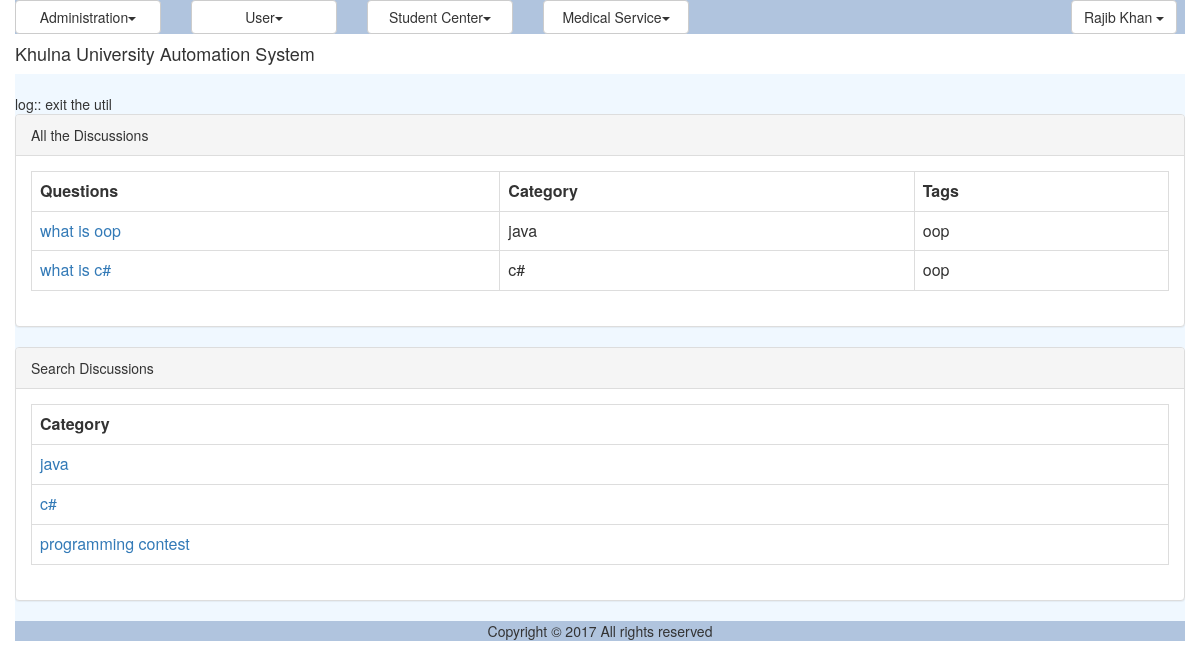
Screenshot of /discussion_list.php (signed in) with the database file from the repository.
### tables this page shows
CREATE TABLE `tbl_discussion` (
  `ID` varchar(40) NOT NULL,
  `Title` varchar(150) NOT NULL,
  `CategoryID` varchar(40) NOT NULL,
  `Description` varchar(300) NOT NULL,
  `Tag` varchar(200) NOT NULL,
  `CreationDate` datetime NOT NULL,
  `CreatorID` varchar(40) NOT NULL
);

CREATE TABLE `tbl_discussion_category` (
  `ID` varchar(40) NOT NULL,
  `Name` varchar(40) NOT NULL
);

### modules/forum/ui/blade/view.discussion.blade.php (called while the page is built, shortened)
<?php
include_once './util/class.util.php';
include_once '/../../bao/class.discussionbao.php';
include_once '/../../bao/class.discussionCategorybao.php';
$_DiscussionBAO = new DiscussionBAO();
$_DiscussionCategoryBAO = new DiscussionCategoryBAO();
?>

### modules/forum/bao/class.discussionbao.php (called while the page is built, shortened)
<?php
include_once './util/class.util.php';
include_once '/../dao/class.discussiondao.php';
Class DiscussionBAO{
	private $_DiscussionDAO;
	function DiscussionBAO(){
		$this->_DiscussionDAO = new DiscussionDAO();
	}
	public function getAllDiscussions(){
		$Result = $this->_DiscussionDAO->getAllDiscussions();
		return $Result;
	}
	public function getNameFromCatagoryID($Discussion){
		$Result = $this->_DiscussionDAO->getNameFromCatagoryID($Discussion);
		return $Result;
	}
}
?>

### modules/forum/dao/class.discussiondao.php (called while the page is built, shortened)
<?php
include_once './common/class.common.php';
include_once './common/class.common.forum.php';
include_once './util/class.util.php';
include_once 'class.discussionCategorydao.php';
Class DiscussionDAO{
	private $_DB;
	function DiscussionDAO(){
		$this->_DB = DBUtil::getInstance();
	}
	public function getAllDiscussions(){
		$DiscussionList = array();
		$this->_DB->doQuery("SELECT * FROM tbl_discussion");
		$rows = $this->_DB->getAllRows();
		for($i = 0; $i < sizeof($rows); $i++) {
			$row = $rows[$i];
			$this->_Discussion = new Discussion();
		    $this->_Discussion->setID ( $row['ID']);
		    $this->_Discussion->setName( $row['Title'] );
		    $this->_Discussion->setCategory( $row['CategoryID'] );
		    $this->_Discussion->setDescription( $row['Description'] );
		    $this->_Discussion->setTag( $row['Tag'] );
		    $this->_Discussion->setCreationDate( $row['CreationDate'] );
		    $this->_Discussion->setCreator( $row['CreatorID'] );
		    $DiscussionList[]=$this->_Discussion;
		}
		$Result = new Result();
		$Result->setIsSuccess(1);
		$Result->setResultObject($DiscussionList);
		return $Result;
	}
	public function getNameFromCatagoryID($CatagoryID){
		$SQL = "SELECT * FROM tbl_discussion_category
				WHERE ID='".$CatagoryID."'";
		$SQL = $this->_DB->doQuery($SQL);
		$row = $this->_DB->getTopRow();
		$this->_DiscussionCategory = new DiscussionCategory();
		$this->_DiscussionCategory->setID ( $row['ID']);
		$this->_DiscussionCategory->setName( $row['Name'] );
	 	$Result = new Result();
		$Result->setIsSuccess(1);
		$Result->setResultObject($this->_DiscussionCategory);
		return $Result;
	}
}
?>

### common/class.common.php (called while the page is built, shortened)
<?php
class Result{
    private $_IsSuccess=0;
    private $_ResultObject;
    public function setIsSuccess($IsSuccess){
        $this->_IsSuccess = $IsSuccess;
    }
    public function getIsSuccess(){
        return $this->_IsSuccess;
    }
    public function setResultObject($ResultObject){
        $this->_ResultObject = $ResultObject;
    }
    public function getResultObject(){
        return $this->_ResultObject;
    }
}
?>

### common/class.common.forum.php (called while the page is built, shortened)
<?php
class DiscussionCategory{
    private $_ID;
    private $_name;
    public function setID ( $ID ) {
        $this->_ID = $ID;
    }
    public function getID () {
        return $this->_ID;
    }
    public function setName ($Name){
        $this->_name = $Name;
    }
    public function getName(){
        return $this->_name;
    }
}
class Discussion{
    private $_ID;
    private $_Name;
    private $_Category;
    private $_Tag;
    public function setID ( $ID ) {
        $this->_ID = $ID;
    }
    public function getID () {
        return $this->_ID;
    }
    public function setName ( $Name ) {
        $this->_Name = $Name;
    }
    public function getName () {
        return $this->_Name;
    }
    public function setCategory ( $Category ) {
        $this->_Category = $Category;
    }
    public function getCategory () {
        return $this->_Category;
    }
    public function setTag( $Tag ) {
        $this->_Tag = $Tag;
    }
    public function getTag() {
        return $this->_Tag;
    }
}
?>

### modules/forum/bao/class.discussionCategorybao.php (called while the page is built, shortened)
<?php
include_once './util/class.util.php';
include_once '/../dao/class.discussionCategorydao.php';
Class DiscussionCategoryBAO{
	private $_DiscussionCategoryDAO;
	function DiscussionCategoryBAO(){
		$this->_DiscussionCategoryDAO = new DiscussionCategoryDAO();
	}
	public function getAllDiscussionCategorys(){
		$Result = $this->_DiscussionCategoryDAO->getAllDiscussionCategorys();
		return $Result;
	}
}
?>

### modules/forum/dao/class.discussionCategorydao.php (called while the page is built, shortened)
<?php
include_once './common/class.common.php';
include_once './common/class.common.forum.php';
include_once './util/class.util.php';
Class DiscussionCategoryDAO{
	private $_DB;
	function DiscussionCategoryDAO(){
		$this->_DB = DBUtil::getInstance();
	}
	public function getAllDiscussionCategorys(){
		$DiscussionCategoryList = array();
		$this->_DB->doQuery("SELECT * FROM tbl_discussion_category");
		$rows = $this->_DB->getAllRows();
		for($i = 0; $i < sizeof($rows); $i++) {
			$row = $rows[$i];
			$this->_DiscussionCategory = new DiscussionCategory();
		    $this->_DiscussionCategory->setID ( $row['ID']);
		    $this->_DiscussionCategory->setName( $row['Name'] );
		    $DiscussionCategoryList[]=$this->_DiscussionCategory;
		}
		$Result = new Result();
		$Result->setIsSuccess(1);
		$Result->setResultObject($DiscussionCategoryList);
		return $Result;
	}
}
?>

### modules/forum/ui/view.discussionList.php (the view)
<?php
include_once 'blade/view.discussion.blade.php';
include_once './common/class.common.php';
?>
<div class="panel panel-default">
    <div class="panel-heading">All the Discussions</div>
    <div class="panel-body">
	<table class="table table-bordered">
	<?php
	$Result = $_DiscussionBAO->getAllDiscussions();
	if($Result->getIsSuccess()){
		$DiscussionList = $Result->getResultObject();
	?>
		<tr>
			<th>Questions</th>
			<th>Category</th>
			<th>Tags</th>
		</tr>
		<?php
		for($i = 0; $i < sizeof($DiscussionList); $i++) {
			$Discussion = $DiscussionList[$i];
			?>
		    <tr>
		    <td><a href="discussion_comment.php?view=<?php echo $Discussion->getID(); ?>" onclick="return ; " >
		    <?php echo $Discussion->getName(); ?></a></td>
			    <td><?php $id = $Discussion->getCategory();
			    	$Result2 = $_DiscussionBAO->getNameFromCatagoryID($id);
			    	if ($Result2->getIsSuccess()) {
			    		$DiscussionCategory = $Result2->getResultObject();
			    		echo $DiscussionCategory->getName();
			    	}
			    	 ?></td>
			    <td><?php echo $Discussion->getTag(); ?></td>
		    </tr>
	    <?php
		}
	}
	else{
		echo $Result->getResultObject();
	}
	?>
	</table>
</div>
</div>
<div class="panel panel-default">
    <div class="panel-heading">Search Discussions</div>
    <div class="panel-body">
		<table class="table table-bordered">
			<tr><th>Category</th></tr>
			<tr><?php
				$Result = $_DiscussionCategoryBAO->getAllDiscussionCategorys();
				if($Result->getIsSuccess())
				{
					$DiscussionCategorys = $Result->getResultObject();
			        for ($i=0; $i < sizeof($DiscussionCategorys); $i++)
					{
						$DiscussionCategory = $DiscussionCategorys[$i];?>
						<tr><td><a href="search_discussion.php?Category=<?php echo $DiscussionCategory->getID(); ?>" onclick="return; "> <?php echo $DiscussionCategory->getName() ?> </a></td></tr>
					<?php
					}
				}
				?>
			</tr>
		</table>
	</div>
</div>

### resources/css/style.css (style rules this page uses)
table,td { border:solid #e9e9e9 1px; }

### rows the page displays
tbl_discussion: Title "what is oop", tbl_discussion_category.Name "java", Tag "oop"
tbl_discussion: Title "what is c#", tbl_discussion_category.Name "c#", Tag "oop"
tbl_discussion_category: Name "java"
tbl_discussion_category: Name "c#"
tbl_discussion_category: Name "programming contest"

### other values shown
$globalMenu[$i]->getTitle() "Administration User Student Center Medical Service"
$CurrentUser->getFirstName() "Rajib"
$CurrentUser->getLastName() "Khan"
